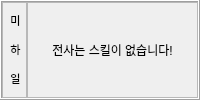
                      <widget class="QFrame" name="Frame_Class1">
                       <property name="enabled">
                        <bool>true</bool>
                       </property>
                       <property name="maximumSize">
                        <size>
                         <width>16777215</width>
                         <height>16777215</height>
                        </size>
                       </property>
                       <property name="frameShape">
                        <enum>QFrame::Box</enum>
                       </property>
                       <property name="frameShadow">
                        <enum>QFrame::Raised</enum>
                       </property>
                       <layout class="QGridLayout" name="gridLayout_35">
                        <property name="leftMargin">
                         <number>0</number>
                        </property>
                        <property name="topMargin">
                         <number>0</number>
                        </property>
                        <property name="rightMargin">
                         <number>0</number>
                        </property>
                        <property name="bottomMargin">
                         <number>0</number>
                        </property>
                        <property name="spacing">
                         <number>0</number>
                        </property>
                        <item row="0" column="0">
                         <widget class="QFrame" name="Frame_Class1_Name">
                          <property name="maximumSize">
                           <size>
                            <width>25</width>
                            <height>16777215</height>
                           </size>
                          </property>
                          <property name="frameShape">
                           <enum>QFrame::StyledPanel</enum>
                          </property>
                          <property name="frameShadow">
                           <enum>QFrame::Raised</enum>
                          </property>
                          <layout class="QGridLayout" name="gridLayout_36">
                           <property name="leftMargin">
                            <number>0</number>
                           </property>
                           <property name="topMargin">
                            <number>0</number>
                           </property>
                           <property name="rightMargin">
                            <number>0</number>
                           </property>
                           <property name="bottomMargin">
                            <number>0</number>
                           </property>
                           <property name="spacing">
                            <number>0</number>
                           </property>
                           <item row="0" column="0">
                            <widget class="QLabel" name="Class1_Name_Label">
                             <property name="minimumSize">
                              <size>
                               <width>25</width>
                               <height>0</height>
                              </size>
                             </property>
                             <property name="text">
                              <string>&lt;html&gt;&lt;head/&gt;&lt;body&gt;&lt;p align=&quot;center&quot;&gt;&lt;span style=&quot; font-size:8pt;&quot;&gt;미&lt;/span&gt;&lt;/p&gt;&lt;p align=&quot;center&quot;&gt;&lt;span style=&quot; font-size:8pt;&quot;&gt;하&lt;/span&gt;&lt;/p&gt;&lt;p align=&quot;center&quot;&gt;&lt;span style=&quot; font-size:8pt;&quot;&gt;일&lt;/span&gt;&lt;/p&gt;&lt;/body&gt;&lt;/html&gt;</string>
                             </property>
                            </widget>
                           </item>
                          </layout>
                         </widget>
                        </item>
                        <item row="0" column="1">
                         <widget class="QFrame" name="Frame_Class1_Skill1">
                          <property name="enabled">
                           <bool>true</bool>
                          </property>
                          <property name="frameShape">
                           <enum>QFrame::StyledPanel</enum>
                          </property>
                          <property name="frameShadow">
                           <enum>QFrame::Raised</enum>
                          </property>
                          <layout class="QGridLayout" name="gridLayout_37">
                           <property name="leftMargin">
                            <number>0</number>
                           </property>
                           <property name="topMargin">
                            <number>0</number>
                           </property>
                           <property name="rightMargin">
                            <number>0</number>
                           </property>
                           <property name="bottomMargin">
                            <number>0</number>
                           </property>
                           <property name="spacing">
                            <number>0</number>
                           </property>
                           <item row="0" column="0">
                            <widget class="QLabel" name="Class1_Skill1_Label">
                             <property name="text">
                              <string>&lt;html&gt;&lt;head/&gt;&lt;body&gt;&lt;p align=&quot;center&quot;&gt;전사는 스킬이 없습니다!&lt;/p&gt;&lt;/body&gt;&lt;/html&gt;</string>
                             </property>
                            </widget>
                           </item>
                          </layout>
                         </widget>
                        </item>
                       </layout>
                      </widget>
